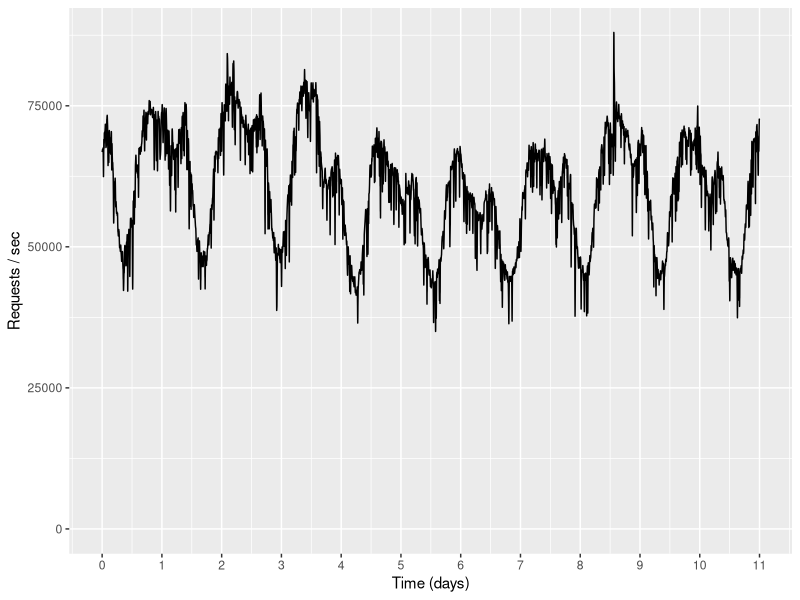

The R script that drew this image:
#!/usr/bin/env Rscript

library(scales)
library(ggplot2)

data <- read.csv(file="long-facebook-trace.csv", header=FALSE)
colnames(data) <- c("Time", "QPS")
data$Time <- data$Time / (24 * 3600)
pdf("long-facebook-trace.pdf", height=2, width=14)
ggplot(data, aes(x=Time, y=QPS)) +
	geom_line() +
	xlab("Time (days)") + 
	ylab("Requests / sec") +
	scale_x_continuous(breaks=pretty_breaks(n=12)) +
	scale_y_continuous(limits=c(0, NA))
.junk <- dev.off()
